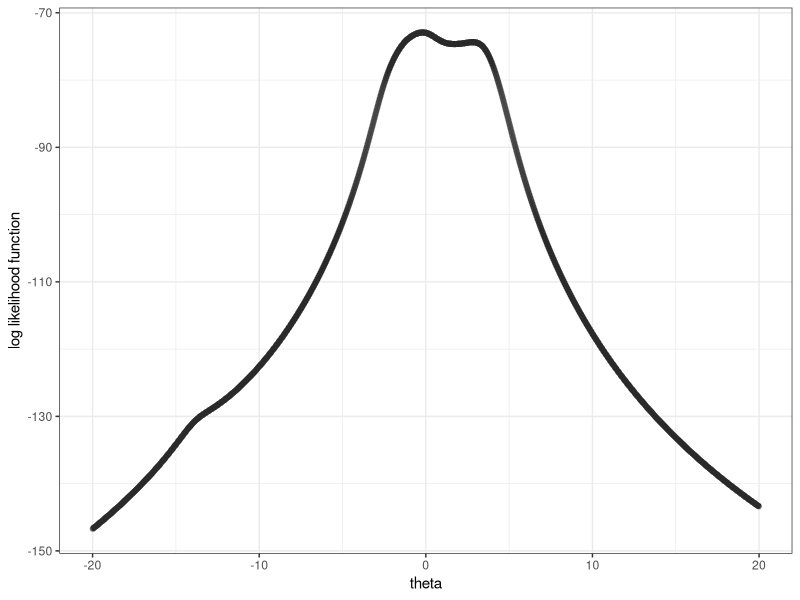

Here is the R script that generated this plot:
## ---- chunk 1
knitr::opts_chunk$set(echo = TRUE)
library(tidyverse)
## ---- chunk 2
# Import data
x_value = c(1.77, -0.23, 2.76, 3.80, 3.47, 
            56.75, -1.34, 4.24, -2.44, 3.29, 
            3.71, -2.40, 4.53, -0.07, -1.05, 
            -13.87, -2.53, -1.75, 0.27, 43.21)

# Define the log likelihood function
log_likelihood = function(x, theta) {
  l = -20*log(pi) - sum(log(1+(x-theta)^2))
  return(l)
} 

# Define the first derivative function of the log likelihood function
l_derivative_1 = function(x, theta) {
  l_1 = 2*sum((x-theta)/(1+(x-theta)^2))
  return(l_1)
}

# Define the second derivative function of the log likelihood function
l_derivative_2 = function(x, theta) {
  l_2 = 2*sum(((x-theta)^2-1)/(1+(x-theta)^2)^2)
  return(l_2)
}

# Graph the log likelihood function
theta_range = seq(-20, 20, 0.001)
n_loop = length(theta_range)
log_likelihood_value = numeric(n_loop)
for (i in 1:n_loop) {
  log_likelihood_value[i] = log_likelihood(x_value, theta_range[i])
}
result_l = cbind(theta_range, log_likelihood_value) %>% as.data.frame()
result_l %>% 
  ggplot(aes(x = theta_range, y = log_likelihood_value)) + geom_point(alpha = 0.01) +
  theme_bw() + labs(
    x = "theta",
    y = "log likelihood function"
  )
## ---- chunk 3
n_iteration = 1000
theta_iteration = numeric(n_iteration)
theta_iteration[1] = mean(x_value)
# Mean of the data as the starting point
for (i in 2:n_iteration) {
  theta_iteration[i] = theta_iteration[i-1] - l_derivative_1(x_value, theta_iteration[i-1])/l_derivative_2(x_value, theta_iteration[i-1])
}
tail(theta_iteration)

# Starting point = -11
theta_iteration[1] = -11
for (i in 2:n_iteration) {
  theta_iteration[i] = theta_iteration[i-1] - l_derivative_1(x_value, theta_iteration[i-1])/l_derivative_2(x_value, theta_iteration[i-1])
}
tail(theta_iteration)

# Starting point = -1
theta_iteration[1] = -1
for (i in 2:n_iteration) {
  theta_iteration[i] = theta_iteration[i-1] - l_derivative_1(x_value, theta_iteration[i-1])/l_derivative_2(x_value, theta_iteration[i-1])
}
tail(theta_iteration)

# Starting point = 0
theta_iteration[1] = 0
for (i in 2:n_iteration) {
  theta_iteration[i] = theta_iteration[i-1] - l_derivative_1(x_value, theta_iteration[i-1])/l_derivative_2(x_value, theta_iteration[i-1])
}
tail(theta_iteration)

# Starting point = 1.5
theta_iteration[1] = 1.5
for (i in 2:n_iteration) {
  theta_iteration[i] = theta_iteration[i-1] - l_derivative_1(x_value, theta_iteration[i-1])/l_derivative_2(x_value, theta_iteration[i-1])
}
tail(theta_iteration)

# Starting point = 4
theta_iteration[1] = 4
for (i in 2:n_iteration) {
  theta_iteration[i] = theta_iteration[i-1] - l_derivative_1(x_value, theta_iteration[i-1])/l_derivative_2(x_value, theta_iteration[i-1])
}
tail(theta_iteration)

# Starting point = 4.7
theta_iteration[1] = 4.7
for (i in 2:n_iteration) {
  theta_iteration[i] = theta_iteration[i-1] - l_derivative_1(x_value, theta_iteration[i-1])/l_derivative_2(x_value, theta_iteration[i-1])
}
tail(theta_iteration)

# Starting point = 7
theta_iteration[1] = 7
for (i in 2:n_iteration) {
  theta_iteration[i] = theta_iteration[i-1] - l_derivative_1(x_value, theta_iteration[i-1])/l_derivative_2(x_value, theta_iteration[i-1])
}
tail(theta_iteration)

# Starting point = 8
theta_iteration[1] = 8
for (i in 2:n_iteration) {
  theta_iteration[i] = theta_iteration[i-1] - l_derivative_1(x_value, theta_iteration[i-1])/l_derivative_2(x_value, theta_iteration[i-1])
}
tail(theta_iteration)

# Starting point = 38
theta_iteration[1] = 38
for (i in 2:n_iteration) {
  theta_iteration[i] = theta_iteration[i-1] - l_derivative_1(x_value, theta_iteration[i-1])/l_derivative_2(x_value, theta_iteration[i-1])
}
tail(theta_iteration)
## ---- chunk 4
L = -1
U = 1
n_iteration = 100000
theta_iteration = numeric(n_iteration)
for (i in 1:n_iteration) {
  theta_iteration[i] = (L + U)/2
  eval_1 = l_derivative_1(x_value, theta_iteration[i])
  eval_2 = l_derivative_1(x_value, L)
  eval_3 = eval_1 * eval_2
  if(eval_3 < 0) {
    U = theta_iteration[i]
  } else {L = theta_iteration[i]}
}

tail(theta_iteration)
